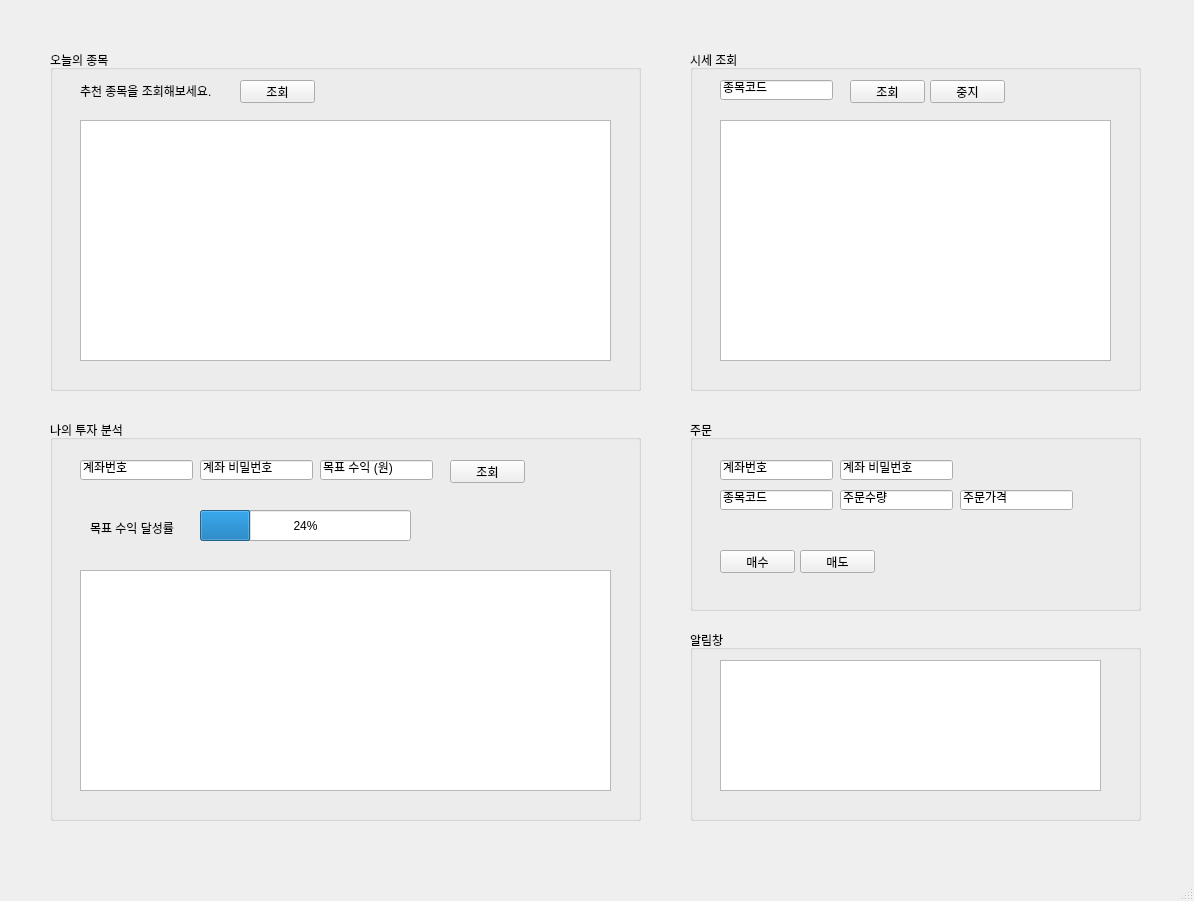
<?xml version="1.0" encoding="UTF-8"?>
<ui version="4.0">
 <class>MainWindow</class>
 <widget class="QMainWindow" name="MainWindow">
  <property name="geometry">
   <rect>
    <x>0</x>
    <y>0</y>
    <width>1194</width>
    <height>901</height>
   </rect>
  </property>
  <property name="windowTitle">
   <string>MainWindow</string>
  </property>
  <widget class="QWidget" name="centralwidget">
   <widget class="QGroupBox" name="groupBox_2">
    <property name="geometry">
     <rect>
      <x>50</x>
      <y>420</y>
      <width>591</width>
      <height>401</height>
     </rect>
    </property>
    <property name="title">
     <string>나의 투자 분석</string>
    </property>
    <widget class="QLineEdit" name="lineEdit_2_3">
     <property name="geometry">
      <rect>
       <x>270</x>
       <y>40</y>
       <width>113</width>
       <height>20</height>
      </rect>
     </property>
     <property name="text">
      <string>목표 수익 (원)</string>
     </property>
    </widget>
    <widget class="QPushButton" name="pushButton_2">
     <property name="geometry">
      <rect>
       <x>400</x>
       <y>40</y>
       <width>75</width>
       <height>23</height>
      </rect>
     </property>
     <property name="text">
      <string>조회</string>
     </property>
    </widget>
    <widget class="QLineEdit" name="lineEdit_2_2">
     <property name="geometry">
      <rect>
       <x>150</x>
       <y>40</y>
       <width>113</width>
       <height>20</height>
      </rect>
     </property>
     <property name="text">
      <string>계좌 비밀번호</string>
     </property>
    </widget>
    <widget class="QLineEdit" name="lineEdit_2_1">
     <property name="geometry">
      <rect>
       <x>30</x>
       <y>40</y>
       <width>113</width>
       <height>20</height>
      </rect>
     </property>
     <property name="text">
      <string>계좌번호</string>
     </property>
    </widget>
    <widget class="QProgressBar" name="progressBar_2">
     <property name="geometry">
      <rect>
       <x>150</x>
       <y>90</y>
       <width>211</width>
       <height>31</height>
      </rect>
     </property>
     <property name="value">
      <number>24</number>
     </property>
    </widget>
    <widget class="QLabel" name="label_2">
     <property name="geometry">
      <rect>
       <x>40</x>
       <y>100</y>
       <width>111</width>
       <height>16</height>
      </rect>
     </property>
     <property name="text">
      <string>목표 수익 달성률</string>
     </property>
    </widget>
    <widget class="QTableWidget" name="tableWidget_2">
     <property name="geometry">
      <rect>
       <x>30</x>
       <y>150</y>
       <width>531</width>
       <height>221</height>
      </rect>
     </property>
    </widget>
   </widget>
   <widget class="QGroupBox" name="groupBox_3">
    <property name="geometry">
     <rect>
      <x>690</x>
      <y>420</y>
      <width>451</width>
      <height>191</height>
     </rect>
    </property>
    <property name="title">
     <string>주문</string>
    </property>
    <widget class="QLineEdit" name="lineEdit_3_2">
     <property name="geometry">
      <rect>
       <x>150</x>
       <y>40</y>
       <width>113</width>
       <height>20</height>
      </rect>
     </property>
     <property name="text">
      <string>계좌 비밀번호</string>
     </property>
    </widget>
    <widget class="QLineEdit" name="lineEdit_3_1">
     <property name="geometry">
      <rect>
       <x>30</x>
       <y>40</y>
       <width>113</width>
       <height>20</height>
      </rect>
     </property>
     <property name="text">
      <string>계좌번호</string>
     </property>
    </widget>
    <widget class="QLineEdit" name="lineEdit_3_4">
     <property name="geometry">
      <rect>
       <x>150</x>
       <y>70</y>
       <width>113</width>
       <height>20</height>
      </rect>
     </property>
     <property name="text">
      <string>주문수량</string>
     </property>
    </widget>
    <widget class="QLineEdit" name="lineEdit_3_5">
     <property name="geometry">
      <rect>
       <x>270</x>
       <y>70</y>
       <width>113</width>
       <height>20</height>
      </rect>
     </property>
     <property name="text">
      <string>주문가격</string>
     </property>
    </widget>
    <widget class="QPushButton" name="pushButton_3_2">
     <property name="geometry">
      <rect>
       <x>110</x>
       <y>130</y>
       <width>75</width>
       <height>23</height>
      </rect>
     </property>
     <property name="text">
      <string>매도</string>
     </property>
    </widget>
    <widget class="QPushButton" name="pushButton_3_1">
     <property name="geometry">
      <rect>
       <x>30</x>
       <y>130</y>
       <width>75</width>
       <height>23</height>
      </rect>
     </property>
     <property name="text">
      <string>매수</string>
     </property>
    </widget>
    <widget class="QLineEdit" name="lineEdit_3_3">
     <property name="geometry">
      <rect>
       <x>30</x>
       <y>70</y>
       <width>113</width>
       <height>20</height>
      </rect>
     </property>
     <property name="text">
      <string>종목코드</string>
     </property>
    </widget>
   </widget>
   <widget class="QGroupBox" name="groupBox">
    <property name="geometry">
     <rect>
      <x>50</x>
      <y>50</y>
      <width>591</width>
      <height>341</height>
     </rect>
    </property>
    <property name="title">
     <string>오늘의 종목</string>
    </property>
    <widget class="QLabel" name="label">
     <property name="geometry">
      <rect>
       <x>30</x>
       <y>30</y>
       <width>211</width>
       <height>21</height>
      </rect>
     </property>
     <property name="text">
      <string>추천 종목을 조회해보세요.</string>
     </property>
    </widget>
    <widget class="QPushButton" name="pushButton">
     <property name="geometry">
      <rect>
       <x>190</x>
       <y>30</y>
       <width>75</width>
       <height>23</height>
      </rect>
     </property>
     <property name="text">
      <string>조회</string>
     </property>
    </widget>
    <widget class="QTableWidget" name="tableWidget">
     <property name="geometry">
      <rect>
       <x>30</x>
       <y>70</y>
       <width>531</width>
       <height>241</height>
      </rect>
     </property>
    </widget>
   </widget>
   <widget class="QGroupBox" name="groupBox_4">
    <property name="geometry">
     <rect>
      <x>690</x>
      <y>630</y>
      <width>451</width>
      <height>191</height>
     </rect>
    </property>
    <property name="title">
     <string>알림창</string>
    </property>
    <widget class="QListWidget" name="listWidget_4">
     <property name="geometry">
      <rect>
       <x>30</x>
       <y>30</y>
       <width>381</width>
       <height>131</height>
      </rect>
     </property>
    </widget>
   </widget>
   <widget class="QGroupBox" name="groupBox_5">
    <property name="geometry">
     <rect>
      <x>690</x>
      <y>50</y>
      <width>451</width>
      <height>341</height>
     </rect>
    </property>
    <property name="title">
     <string>시세 조회</string>
    </property>
    <widget class="QPushButton" name="pushButton_5_1">
     <property name="geometry">
      <rect>
       <x>160</x>
       <y>30</y>
       <width>75</width>
       <height>23</height>
      </rect>
     </property>
     <property name="text">
      <string>조회</string>
     </property>
    </widget>
    <widget class="QTableWidget" name="tableWidget_5">
     <property name="geometry">
      <rect>
       <x>30</x>
       <y>70</y>
       <width>391</width>
       <height>241</height>
      </rect>
     </property>
    </widget>
    <widget class="QPushButton" name="pushButton_5_2">
     <property name="geometry">
      <rect>
       <x>240</x>
       <y>30</y>
       <width>75</width>
       <height>23</height>
      </rect>
     </property>
     <property name="text">
      <string>중지</string>
     </property>
    </widget>
    <widget class="QLineEdit" name="lineEdit_2_4">
     <property name="geometry">
      <rect>
       <x>30</x>
       <y>30</y>
       <width>113</width>
       <height>20</height>
      </rect>
     </property>
     <property name="text">
      <string>종목코드</string>
     </property>
    </widget>
   </widget>
  </widget>
  <widget class="QMenuBar" name="menubar">
   <property name="geometry">
    <rect>
     <x>0</x>
     <y>0</y>
     <width>1194</width>
     <height>21</height>
    </rect>
   </property>
  </widget>
  <widget class="QStatusBar" name="statusbar"/>
 </widget>
 <resources/>
 <connections/>
</ui>
